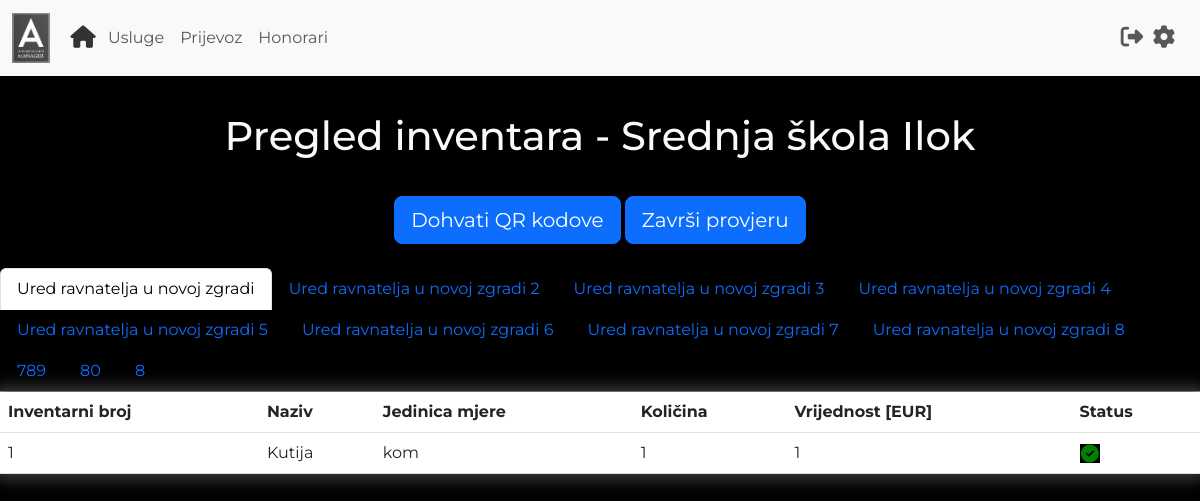
/pregled_inventara (signed in), run on an earlier commit of the app's database.
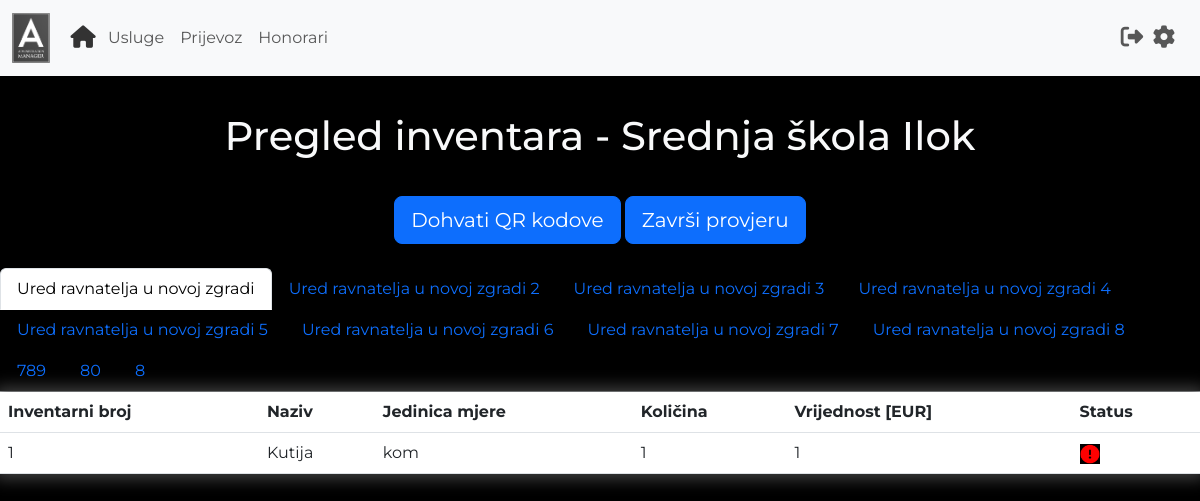
And on a later commit of the database.
### main.py (models this page shows)
class User(UserMixin, db.Model):
    id = db.Column(db.Integer, primary_key=True)
    username = db.Column(db.String(100), unique=True)
    password = db.Column(db.String(100))
    name = db.Column(db.String(100))
    surname = db.Column(db.String(100))
    organisation = db.Column(db.String(100))
    work_address = db.Column(db.String(100))
    home_address = db.Column(db.String(100))
    travel_distance = db.Column(db.Float)
    transportation_fee = db.Column(db.Float)

class Inventory(db.Model):
    id = db.Column(db.Integer, primary_key=True)
    inventory_number = db.Column(db.String(100), unique=True)
    name = db.Column(db.String(100))
    unit = db.Column(db.String(100))
    amount = db.Column(db.String(100))
    value = db.Column(db.String(100))
    location = db.Column(db.String(100))
    organisation = db.Column(db.String(100))
    item_status = db.Column(db.Boolean)  # True if inventory check is active and item is checked

### main.py (the view)
@app.route("/pregled_inventara")
@login_required
def pregled_inventara():
    form = InventoryCheckForm()
    if InventoryCheckHistory.query.filter_by(organisation=current_user.organisation).first():
        status = InventoryCheckHistory.query.filter_by(organisation=current_user.organisation).first().inventory_check
    else:
        status = False
    inventory = Inventory.query.filter_by(organisation=current_user.organisation).all()
    locations = []
    inventory_by_location = []
    for item in inventory:
        if item.location not in locations:
            inventory_list = []
            locations.append(item.location)
            for i in Inventory.query.filter_by(organisation=current_user.organisation, location=item.location).all():
                inventory_list.append(i)
            inventory_by_location.append(inventory_list)
    return render_template('pregledInventara.html', organisation=current_user.organisation, locations=locations,
                           data=inventory_by_location, status=status, form=form)

### main.py
class InventoryCheckForm(FlaskForm):
    start_check = SubmitField(label='Započni provjeru', id='start_check')
    end_check = SubmitField(label='Završi provjeru', id='finish_check')
    generate_qrs = SubmitField(label='Dohvati QR kodove', id='generate_qrs')

### main.py (called while the page is built)
@login_manager.user_loader
def load_user(user_id):
    return User.query.get(int(user_id))

### templates/pregledInventara.html (shortened to what this page needs)
{% extends "base.html" %}
{% block content %}
{% include 'header.html' %}
<h1 class="text-center text-light" style="margin-top: 3%; margin-bottom: 3%;">
    Pregled inventara - {{organisation}}
</h1>
<div class="text-center" style="margin-bottom: 2%;">
    <form style="display: inline;" action="{{url_for('generate_qr_codes')}}">
{{form.generate_qrs(class='btn btn-lg btn-primary')}}
        </form>
    <form style="display: inline;" action="{{url_for('inventory_check_status')}}">
{% if status == False %}
    {{form.start_check(class='btn btn-lg btn-primary')}}
{% else %}
    {{form.end_check(class='btn btn-lg btn-primary')}}
        </form>
{% endif %}
</div>
<ul class="nav nav-tabs" id="myTab" role="tablist">
    {% for i in range (0, locations|length) %}
    {% if i != 0 %}
    <li class="nav-item" role="presentation">
        <button class="nav-link" id={{locations[i]|replace('
        ','-')+'-tab'}} data-bs-toggle="tab" data-bs-target={{"#"+locations[i]|replace(' ','-')+'-pane'}} type="button"
        role="tab" aria-controls={{locations[i]|replace(' ','-')+'-tab-pane'}} aria-selected="true">
        {{locations[i]}}</button>
    </li>
    {% else %}
    <li class="nav-item" role="presentation">
        <button class="nav-link active" id={{locations[i]|replace('
        ','-')+'-tab'}} data-bs-toggle="tab" data-bs-target={{"#"+locations[i]|replace(' ','-')+'-pane'}} type="button"
        role="tab" aria-controls={{locations[i]|replace(' ','-')+'-tab-pane'}} aria-selected="true">
        {{locations[i]}}</button>
    </li>
    {% endif %}
    {% endfor %}
</ul>
<div class="tab-content" id="myTabContent">
    {% for i in range(0, locations|length) %}
    {% if i != 0 %}
    <div aria-labelledby={{locations[i]|replace('
    ','-')+"-tab"}} class="tab-pane fade text-light" id={{locations[i]|replace(' ','-')+"-pane"}} role="tabpanel"
    tabindex="0">
    {% else %}
    <div aria-labelledby={{locations[i]|replace('
    ','-')+"-tab"}} class="tab-pane fade active show text-light" id={{locations[i]|replace(' ','-')+"-pane"}}
    role="tabpanel" tabindex="0">
    {% endif %}
    <table class="table text-light">
        <thead>
        <tr>
            <th scope="col">Inventarni broj</th>
            <th scope="col">Naziv</th>
            <th scope="col">Jedinica mjere</th>
            <th scope="col">Količina</th>
            <th scope="col">Vrijednost [EUR]</th>
            {% if status == True %}
            <th scope="col"> Status</th>
            {% endif %}
        </tr>
        </thead>
        <tbody>
        {% for item in data[i] %}
        <tr>
            <td> {{item.inventory_number}}</td>
            <td> {{item.name}}</td>
            <td> {{item.unit}}</td>
            <td> {{item.amount}}</td>
            <td> {{item.value}}</td>
            {% if status == True %}
                {% if item.item_status == True %}
                    <td>
                        <img class="image-status" src="{{url_for('static',filename='images/found.PNG')}}" alt="">
                    </td>
                {% else %}
                    <td>
                        <img class="image-status" src="{{url_for('static',filename='images/missing.PNG')}}" alt="">
                    </td>
                {% endif %}
            {% endif %}
        </tr>
        {% endfor %}
        </tbody>
    </table>
</div>
{% endfor %}
{% endblock %}

### templates/base.html (shortened to what this page needs)
<!DOCTYPE html>
<html lang="en">
<head>
    <link href="https://cdn.jsdelivr.net/npm/bootstrap@5.3.0-alpha1/dist/css/bootstrap.min.css"
 rel="stylesheet">
    <link href="{{url_for('static', filename='style.css')}}" rel="stylesheet">
</head>
<body>
{% block content %}
{% endblock %}
</body>
</html>

### templates/header.html (shortened to what this page needs)
<nav class="navbar navbar-expand-lg bg-body-tertiary">
    <div class="container-fluid">
        <a class="navbar-brand disabled"><img alt="Logo" class="img-fluid"
                                              src="{{url_for('static', filename='images/logo2.png')}}"
                                              style="height: 50px;"></a>
        <div class="collapse navbar-collapse" id="navbarSupportedContent">
            <ul class="navbar-nav me-auto mb-2 mb-lg-0">
                <li class="nav-item">
                    <a aria-current="page" class="nav-link active" href="{{url_for('pregled_usluga')}}"
                       style="color: #333333; transform:scale(1.4);"><i class="fa-sharp fa-solid fa-house"></i></a>
                </li>
                <li class="nav-item">
                    <a class="nav-link" href="{{url_for('pregled_usluga')}}">Usluge</a>
                </li>
                <li class="nav-item">
                    <a class="nav-link" href="{{url_for('putni_troskovi')}}">Prijevoz</a>
                </li>
                <li class="nav-item">
                    <a class="nav-link" href="{{url_for('honorari')}}">Honorari</a>
                </li>
            </ul>
            <ul class="navbar-nav me-2 mb-2 mb-lg-0">
                <li class="nav-item">
                    <a class="nav-link" href="{{url_for('logout')}}"><i class="fa-solid fa-right-from-bracket"
                                                                        style="transform:scale(1.4);"></i></a>
                </li>
                <li class="nav-item">
                    <a class="nav-link" href="{{url_for('postavke')}}"><i class="fa-sharp fa-solid fa-gear"
                                                                          style="transform:scale(1.4);"></i></a>
                </li>
            </ul>
        </div>
    </div>
</nav>

### static/style.css (style rules this page uses)
body { background-color: black; font-family: 'Montserrat', sans-serif; }
ul { list-style-type: none; list-style-position: inside; }
.table { -moz-box-shadow: 0px 0px 15px 5px #404040; -webkit-box-shadow: 0px 0px 15px 5px #404040; box-shadow: 0px 0px 15px 5px #404040; }
.image-status { width: 20px; }

What changed in the data, as far as the page shows it:
changed Inventory "Kutija": item_status True → False (drawn); item_status: picture added; item_status: picture removed
